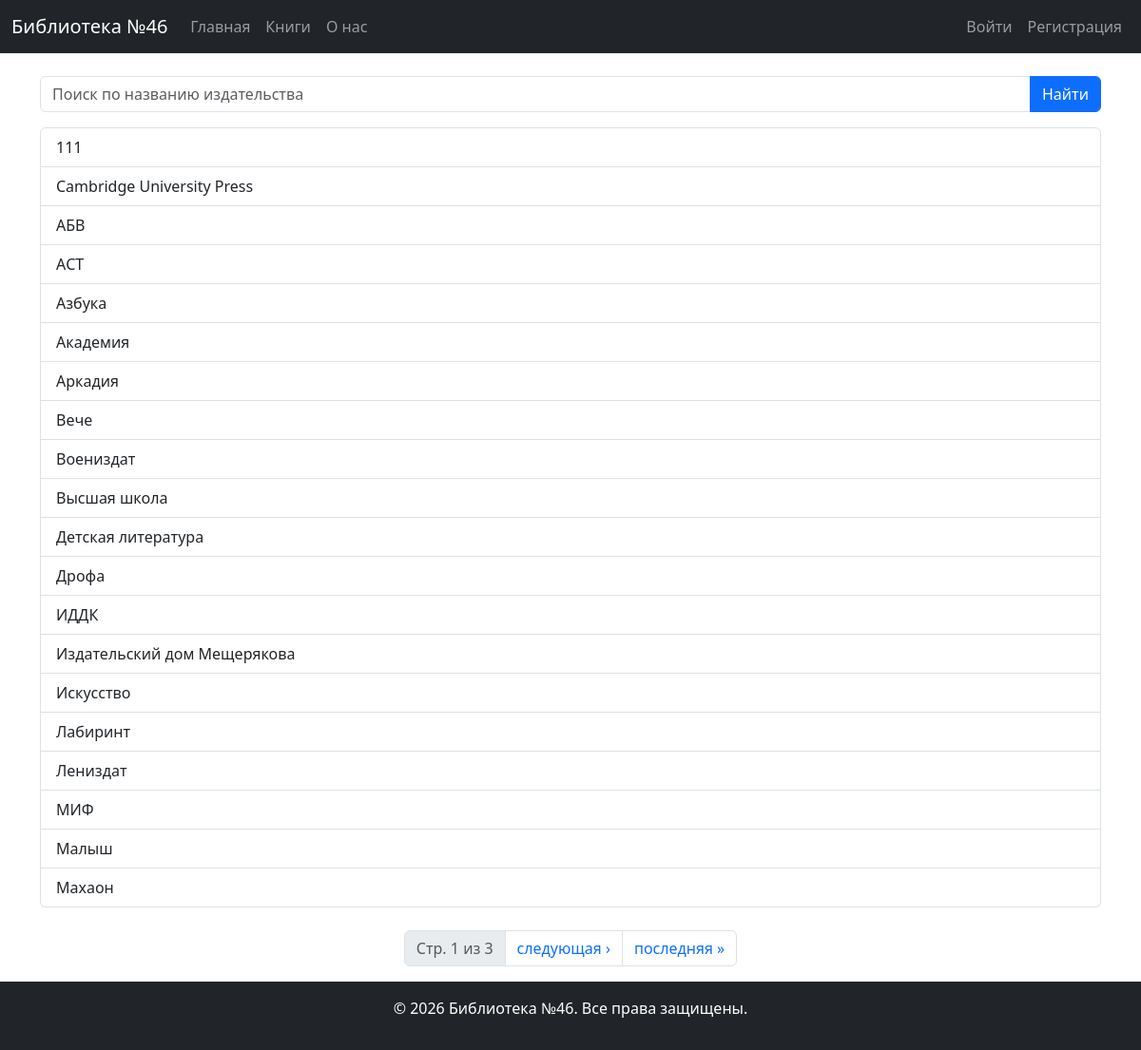
Screenshot of /publishers/ with the database file from the repository.
### lib_app/models.py (models this page shows, shortened)
class Publisher(models.Model):
    name = models.CharField("Название издательства", max_length=64, unique=True)
    class Meta:
        verbose_name = "Издательство"
        verbose_name_plural = "Издательства"
        ordering = ["name"]

### lib_app/views.py (the view)
# urls.py: path("publishers/", PublisherListView.as_view(), name="publisher_list"),
class PublisherListView(ListView):
    model = Publisher
    template_name = "lib_app/publisher_list.html"
    context_object_name = "publishers"  # вместо object_list
    paginate_by = 20  # выводим по 20 позиций
    def get_queryset(self):
        queryset = Publisher.objects.all().order_by("name")
        query = self.request.GET.get("q", "").strip()
        if query:
            queryset = queryset.filter(name__icontains=query)
        return queryset
    def get_context_data(self, **kwargs):
        context = super().get_context_data(**kwargs)
        query = self.request.GET.get("q", "").strip()
        context["title"] = "Список издательств"
        context["search_query"] = query  # чтобы отобразить запрос в форме
        return context

### lib_app/templates/lib_app/publisher_list.html (shortened to what this page needs)
{% extends "base.html" %}
{% block content %}
    <form method="get" class="mb-3">
        <div class="input-group">
            <input type="search"
                   name="q"
                   value="{{ search_query|default:'' }}"
                   placeholder="Поиск по названию издательства"
                   class="form-control">
            <button type="submit" class="btn btn-primary">Найти</button>
        </div>
    </form>
    {% if publishers %}
        <ul class="list-group">
            {% for publisher in publishers %}
                <li class="list-group-item d-flex justify-content-between align-items-center">
                    <div>
                        {{ publisher.name }}
                    </div>
                </li>
            {% endfor %}
        </ul>
    {% else %}
        <p>Издательства не найдены.</p>
    {% endif %}
    {% if is_paginated %}
        <nav aria-label="Пагинация" class="mt-4">
            <ul class="pagination justify-content-center">
                <li class="page-item disabled">
                    <span class="page-link">Стр. {{ page_obj.number }} из {{ page_obj.paginator.num_pages }}</span>
                </li>
                {% if page_obj.has_next %}
                    <li class="page-item">
                        <a class="page-link" href="?q={{ search_query|urlencode }}&page={{ page_obj.next_page_number }}">следующая ›</a>
                    </li>
                    <li class="page-item">
                        <a class="page-link" href="?q={{ search_query|urlencode }}&page={{ page_obj.paginator.num_pages }}">последняя &raquo;</a>
                    </li>
                {% endif %}
            </ul>
        </nav>
    {% endif %}
{% endblock %}

### rows the page displays
Publisher: name "111"
Publisher: name "Cambridge University Press"
Publisher: name "АБВ"
Publisher: name "АСТ"
Publisher: name "Азбука"
Publisher: name "Академия"
Publisher: name "Аркадия"
Publisher: name "Вече"
Publisher: name "Воениздат"
Publisher: name "Высшая школа"
Publisher: name "Детская литература"
Publisher: name "Дрофа"
Publisher: name "ИДДК"
Publisher: name "Издательский дом Мещерякова"
Publisher: name "Искусство"
Publisher: name "Лабиринт"
Publisher: name "Лениздат"
Publisher: name "МИФ"
Publisher: name "Малыш"
Publisher: name "Махаон"

### other values shown
{{ page_obj.number }} "1"
{{ page_obj.paginator.num_pages }} "3"
